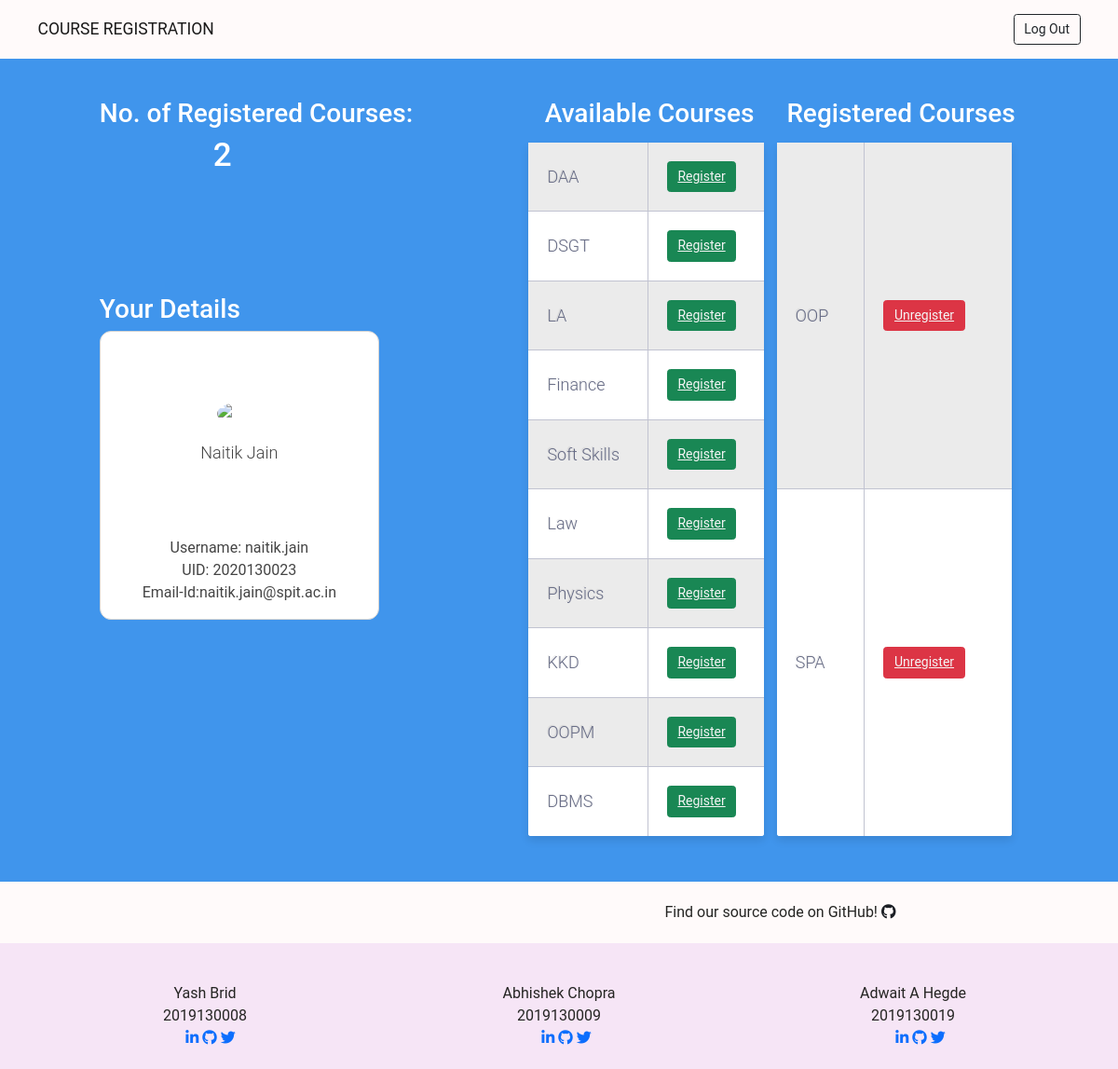
Screenshot of / (signed in) with the database file from the repository.
### app/models.py (models this page shows, shortened)
class Mapping(models.Model):
    uid = models.IntegerField()
    user = models.ForeignKey(User, on_delete=models.CASCADE)
    sub = models.ManyToManyField(Subject)
    class Meta:
        ordering = ['uid']
    def __str__(self):
        return str(self.uid)

class Subject(models.Model):
    name = models.CharField(max_length=30, unique=True)

### app/views.py (the view)
# urls.py: path('', views.start, name="start"),
def start(request):
    if not request.user.is_authenticated:
        return redirect('/login/')
    not_admin=False
    all_subjects = Subject.objects.values()
    reg_subjects = []
    uid = 'admin123'
    if request.user.username!='admin':
        not_admin=True
        mapping = Mapping.objects.get(user=request.user)
        reg_subjects = mapping.sub.values()
        uid = mapping
    regno = len(reg_subjects)
    aval_subjects=[]
    for sub in all_subjects:
        if sub not in reg_subjects:
            aval_subjects.append(sub)
    prms = {'regno':regno,'uid':uid, 'all_sub':aval_subjects,'reg_sub':reg_subjects,'is_admin':not not_admin}
    return render(request, 'start.html', prms)

### templates/start.html (shortened to what this page needs)
<!DOCTYPE html>
<html lang="en">
  <head>
    <link href="https://cdn.jsdelivr.net/npm/bootstrap@5.0.0-beta3/dist/css/bootstrap.min.css" rel="stylesheet">
  </head>
  <body>
    <nav class="navbar navbar-light mb-5 p-3" style="background-color: #fffafa;">
      <div class="container">
        <a class="navbar-brand">COURSE REGISTRATION</a>
        <div class="d-flex">
          <a class="btn btn-outline-dark" href="{% url 'signout' %}">Log Out</a>
          </div>
      </div>
    </nav>
    <div class="containe area" style="display: flex; justify-content: space-evenly;">
      <div class="subarea1">
        <div class="container">
          <div>
            <h2>No. of Registered Courses:</h2>
            <h1>&nbsp; &nbsp; &nbsp; &nbsp; &nbsp; &nbsp; &nbsp; {{regno}}</h1>
          </div>
          <br><br><br><br><br>
          <h2>Your Details</h2>
          <div class="card">
            <header>
              <img src='https://th.bing.com/th/id/Rc11b6f38dffc24a4508217513b0e50bd?rik=Pt%2bkITlukiMkWg&riu=http%3a%2f%2fwww.emmegi.co.uk%2fwp-content%2fuploads%2f2019%2f01%2fUser-Icon.jpg&ehk=zjS04fF4nxx%2bpkvRPsSezyic3Z7Yfu%2fuoT75KnbNv1Y%3d&risl=&pid=ImgRaw' alt='user'>
              <p class="face__name">{{user.first_name}} {{user.last_name}}</p>
            </header>
            <div style="color: #444; margin-bottom: 16px;">
              Username: {{user.username}}<br>
              UID: {{uid}} <br>
              Email-Id:{{user.email}} <br>
              </div>
          </div>
      </div>
      </div>
      <div class="subarea3">
        <h2>
          &nbsp; &nbsp; &nbsp;Available Courses &nbsp; &nbsp; Registered Courses &nbsp;
        </h2>
        <div class="container" style="display: flex;">
          <table class="table-fill m-2">
            <tbody class="table-hover">
            {% for sub in all_sub %}
            <tr>
            <td class="text-left">{{sub.name}}</td>
            <td class="text-left"><button class="btn btn-success" {% if is_admin %} disabled {% endif %}><a href="{% url 'register' sid=sub.id %}" style="color: whitesmoke;">Register</a></button></td>
            </tr>
            {% endfor %}
            </tbody>
          </table>
          <br>
          <table class="table-fill m-2">
            <tbody class="table-hover">
            {% for sub in reg_sub %}
            <tr>
            <td class="text-left">{{sub.name}}</td>
            <td class="text-left"><button class="btn btn-danger" {% if is_admin %} disabled {% endif %}><a href="{% url 'unregister' sid=sub.id %}" style="color: whitesmoke;">Unregister</a></button></td>
            </tr>
            {% endfor %}
            </tbody>
          </table>
        </div>
      </div>
    </div>
<footer
class="page-footer font-small mt-5"
style="background-color: #f6e5f6; color: rgb(37, 37, 35)"
>
<div style="background-color: #fffafa">
  <div class="container">
    <div class="row py-4 d-flex align-items-center">
      <div class="col-md-6 col-lg-7 text-center text-md-right">
        Find our source code on GitHub!
        <a href="https://github.com/adwait-hegde/exam-scheduler" class="tw-ic" style="color: #1b1e24;">
          <i class="fab fa-github white-text mr-4"> </i>
        </a>
      </div>
    </div>
  </div>
</div>
<div class="container text-center text-md-left mt-5">
  <div class="row mt-3">
    <div class="col-md-4 col-lg-4 col-xl-4 mx-auto mb-4">
      <center>
        Yash Brid<br />2019130008<br />&nbsp;&nbsp;
        <a href="https://www.linkedin.com/in/adwait-hegde/" class="li-ic"><i class="fab fa-linkedin-in white-text mr-4"></i></a>
        <a href="https://github.com/bridyash13/" class="tw-ic"><i class="fab fa-github white-text mr-4"></i></a>
        <a href="https://twitter.com/bridyash13/" class="tw-ic"><i class="fab fa-twitter white-text mr-4"></i></a>
      </center>
    </div>
    <div class="col-md-4 col-lg-4 col-xl-4 mx-auto mb-4">
      <center>
        Abhishek Chopra<br />
        2019130009<br />&nbsp;&nbsp;&nbsp;
        <a href="https://www.linkedin.com/in/yash-jagtap-405a37150/" class="li-ic"><i class="fab fa-linkedin-in white-text mr-4"></i></a>
        <a href="https://github.com/AbhishekC20001/" class="tw-ic"><i class="fab fa-github white-text mr-4"></i></a>
        <a href="" class="tw-ic"><i class="fab fa-twitter white-text mr-4"></i></a>
      </center>
    </div>
    <div class="col-md-4 col-lg-4 col-xl-4 mx-auto mb-4">
      <center>
        Adwait A Hegde<br>
        2019130019<br>&nbsp;&nbsp;&nbsp;
        <a href="https://www.linkedin.com/in/adwait-hegde/" class="li-ic"><i class="fab fa-linkedin-in white-text mr-4"></i></a>
        <a href="https://github.com/adwait-hegde/" class="tw-ic"><i class="fab fa-github white-text mr-4"></i></a>
        <a href="https://twitter.com/adwait_hegde/" class="tw-ic"><i class="fab fa-twitter white-text mr-4"></i></a>
      </center>
    </div>
  </div>
</div>
</footer>
  </body>
</html>

### templates/start.html (style rules this page uses)
body { background-size: cover; background-image: linear-gradient( rgba(255, 255, 255, 0.01), rgba(255, 255, 255, 0.01) ), url("https://images.unsplash.com/photo-1557682250-33bd709cbe85?ixlib=rb-1.2.1&q=80&fm=jpg&crop=entropy&cs=tinysrgb&w=1080&fit=max"); color: white; }
html, body { height: 100vh; font-size: 14px; font-family: Montserrat, sans-serif; }
.card { width: 300px; max-width: 100%; text-align: center; border-radius: 12px; background: white; border: 1px solid #d4d4d4; }
.card header { background-image: url('https://images.unsplash.com/photo-1616268177838-f524156bb98d?crop=entropy&cs=tinysrgb&fit=max&fm=jpg&ixid=MnwxNDU4OXwwfDF8cmFuZG9tfHx8fHx8fHx8MTYxNjYyMTQ1NQ&ixlib=rb-1.2.1&q=80&w=400'); height: 120px; border-radius: 12px 12px 0 0; margin-bottom: 100px; }
.card header img { margin: 70px 40px 10px 40px; border-radius: 50%; height: 100px; width: 100px; border: 6px solid white; }
.card header p { color: #444; font-size: 18px; font-weight: 300; }
body { background-color: #3e94ec; font-family: "Roboto", helvetica, arial, sans-serif; font-size: 16px; font-weight: 400; text-rendering: optimizeLegibility; }
.table-fill { background: white; border-radius:3px; border-collapse: collapse; height: auto; margin: auto; max-width: 600px; padding:5px; width: 100%; box-shadow: 0 5px 10px rgba(0, 0, 0, 0.1); animation: float 5s infinite; }
tr { border-top: 1px solid #C1C3D1; border-bottom-: 1px solid #C1C3D1; color:#666B85; font-size:16px; font-weight:normal; text-shadow: 0 1px 1px rgba(256, 256, 256, 0.1); }
tr:first-child { border-top:none; }
tr:last-child { border-bottom:none; }
tr:nth-child(odd) td { background:#EBEBEB; }
tr:last-child td:first-child { border-bottom-left-radius:3px; }
tr:last-child td:last-child { border-bottom-right-radius:3px; }
td { background:#FFFFFF; padding:20px; text-align:left; vertical-align:middle; font-weight:300; font-size:18px; text-shadow: -1px -1px 1px rgba(0, 0, 0, 0.1); border-right: 1px solid #C1C3D1; }
td:last-child { border-right: 0px; }
td.text-left { text-align: left; }

### rows the page displays
Mapping: uid "2020130023"
Subject: name "DAA"
Subject: name "DSGT"
Subject: name "LA"
Subject: name "Finance"
Subject: name "Soft Skills"
Subject: name "Law"
Subject: name "Physics"
Subject: name "KKD"
Subject: name "OOPM"
Subject: name "DBMS"
Subject: name "OOP"
Subject: name "SPA"

### other values shown
{{ regno }} "2"
{{ user.first_name }} "Naitik"
{{ user.last_name }} "Jain"
{{ user.username }} "naitik.jain"
{{ user.email }} "naitik.jain@spit.ac.in"
